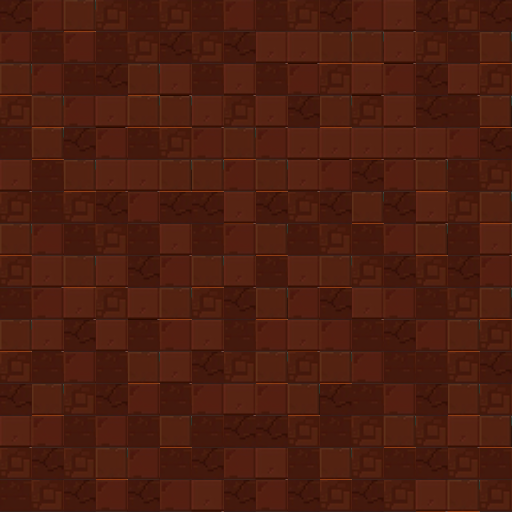

The image is a tile-based game level rendered from a .tmx file. Its description and complete source (layers, tilesets, objects, tile grids) follow:
An orthogonal 16x16 tile map with 32x32 px tiles, 2 tile layers (Floor1, Floor2).

<map version="1.0" tiledversion="1.0.1" orientation="orthogonal" renderorder="right-down" width="16" height="16" tilewidth="32" tileheight="32" nextobjectid="1">
 <tileset firstgid="1" name="brick" tilewidth="32" tileheight="32" tilecount="294" columns="21">
  <image source="brick.png" width="672" height="448" />
 </tileset>
 <layer name="Floor1" width="16" height="16">
  <data encoding="csv">
132,129,131,127,132,128,131,127,127,131,128,131,129,132,127,132,
130,131,129,131,129,131,130,129,130,131,129,127,131,130,132,128,
128,127,131,128,129,131,128,127,131,128,130,131,127,129,128,130,
130,131,129,131,131,127,130,131,130,129,128,127,128,130,131,132,
132,127,131,127,129,129,132,129,131,127,131,132,129,129,127,127,
128,132,129,132,130,132,129,130,127,129,130,129,128,131,130,131,
131,129,127,129,131,127,128,132,131,129,131,127,131,127,129,128,
129,131,130,130,127,130,132,130,127,132,127,131,128,132,127,130,
127,130,128,132,128,131,128,129,130,129,130,128,132,129,129,132,
130,129,127,130,131,127,130,128,132,127,132,130,127,130,132,127,
131,130,130,128,128,131,130,128,129,132,128,132,128,132,128,132,
129,127,132,129,131,128,130,132,127,128,129,132,129,127,132,129,
131,130,128,127,128,131,132,127,129,132,130,127,132,130,128,127,
128,132,129,132,130,128,128,130,131,128,129,130,128,129,130,132,
129,127,128,131,127,131,132,129,130,131,128,132,130,127,132,129,
132,131,129,128,132,129,128,127,132,128,127,129,130,132,128,130
</data>
 </layer>
 <layer name="Floor2" width="16" height="16">
  <data encoding="csv">
127,130,132,129,128,129,128,130,128,129,127,130,131,127,129,127,
130,128,130,128,129,127,129,127,131,131,132,132,131,129,128,132,
132,130,128,127,132,131,128,131,128,130,129,131,130,127,131,129,
129,132,130,131,132,132,131,129,131,127,132,129,131,127,128,132,
128,132,127,130,128,129,130,132,130,131,131,131,131,131,130,127,
131,128,132,131,131,132,132,130,132,131,130,127,130,132,128,129,
129,128,129,127,130,127,127,131,127,129,127,132,127,131,129,132,
132,130,128,129,128,131,128,130,132,128,129,128,130,132,128,131,
129,131,132,131,127,130,132,131,128,131,132,129,127,129,127,130,
128,130,131,129,131,132,129,127,132,130,127,131,130,128,129,132,
132,131,127,131,128,130,131,128,130,131,130,128,127,130,132,129,
129,128,130,128,132,131,127,129,132,129,132,130,128,128,129,127,
127,132,129,127,130,128,130,131,130,132,127,128,130,127,132,129,
131,130,128,130,128,132,128,127,127,129,128,129,132,129,131,132,
129,127,129,132,130,128,127,130,131,128,132,129,128,127,129,128,
128,129,127,130,127,130,131,127,130,127,129,127,129,131,132,129
</data>
 </layer>
</map>
